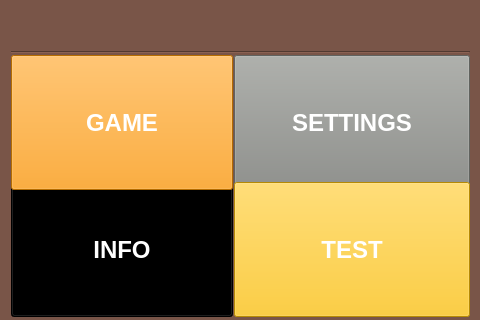
<?xml version="1.0" encoding="UTF-8"?>
<ui version="4.0">
 <class>MainWindow</class>
 <widget class="QMainWindow" name="MainWindow">
  <property name="geometry">
   <rect>
    <x>0</x>
    <y>0</y>
    <width>480</width>
    <height>320</height>
   </rect>
  </property>
  <property name="palette">
   <palette>
    <active>
     <colorrole role="Button">
      <brush brushstyle="SolidPattern">
       <color alpha="255">
        <red>121</red>
        <green>85</green>
        <blue>72</blue>
       </color>
      </brush>
     </colorrole>
     <colorrole role="Base">
      <brush brushstyle="SolidPattern">
       <color alpha="255">
        <red>121</red>
        <green>85</green>
        <blue>72</blue>
       </color>
      </brush>
     </colorrole>
     <colorrole role="Window">
      <brush brushstyle="SolidPattern">
       <color alpha="255">
        <red>121</red>
        <green>85</green>
        <blue>72</blue>
       </color>
      </brush>
     </colorrole>
    </active>
    <inactive>
     <colorrole role="Button">
      <brush brushstyle="SolidPattern">
       <color alpha="255">
        <red>121</red>
        <green>85</green>
        <blue>72</blue>
       </color>
      </brush>
     </colorrole>
     <colorrole role="Base">
      <brush brushstyle="SolidPattern">
       <color alpha="255">
        <red>121</red>
        <green>85</green>
        <blue>72</blue>
       </color>
      </brush>
     </colorrole>
     <colorrole role="Window">
      <brush brushstyle="SolidPattern">
       <color alpha="255">
        <red>121</red>
        <green>85</green>
        <blue>72</blue>
       </color>
      </brush>
     </colorrole>
    </inactive>
    <disabled>
     <colorrole role="Button">
      <brush brushstyle="SolidPattern">
       <color alpha="255">
        <red>121</red>
        <green>85</green>
        <blue>72</blue>
       </color>
      </brush>
     </colorrole>
     <colorrole role="Base">
      <brush brushstyle="SolidPattern">
       <color alpha="255">
        <red>121</red>
        <green>85</green>
        <blue>72</blue>
       </color>
      </brush>
     </colorrole>
     <colorrole role="Window">
      <brush brushstyle="SolidPattern">
       <color alpha="255">
        <red>121</red>
        <green>85</green>
        <blue>72</blue>
       </color>
      </brush>
     </colorrole>
    </disabled>
   </palette>
  </property>
  <property name="windowTitle">
   <string>MainWindow</string>
  </property>
  <property name="styleSheet">
   <string notr="true">background-color :rgb(121, 85, 72);</string>
  </property>
  <widget class="QWidget" name="centralWidget">
   <property name="palette">
    <palette>
     <active>
      <colorrole role="Button">
       <brush brushstyle="SolidPattern">
        <color alpha="255">
         <red>121</red>
         <green>85</green>
         <blue>72</blue>
        </color>
       </brush>
      </colorrole>
      <colorrole role="Base">
       <brush brushstyle="SolidPattern">
        <color alpha="255">
         <red>121</red>
         <green>85</green>
         <blue>72</blue>
        </color>
       </brush>
      </colorrole>
      <colorrole role="Window">
       <brush brushstyle="SolidPattern">
        <color alpha="255">
         <red>121</red>
         <green>85</green>
         <blue>72</blue>
        </color>
       </brush>
      </colorrole>
     </active>
     <inactive>
      <colorrole role="Button">
       <brush brushstyle="SolidPattern">
        <color alpha="255">
         <red>121</red>
         <green>85</green>
         <blue>72</blue>
        </color>
       </brush>
      </colorrole>
      <colorrole role="Base">
       <brush brushstyle="SolidPattern">
        <color alpha="255">
         <red>121</red>
         <green>85</green>
         <blue>72</blue>
        </color>
       </brush>
      </colorrole>
      <colorrole role="Window">
       <brush brushstyle="SolidPattern">
        <color alpha="255">
         <red>121</red>
         <green>85</green>
         <blue>72</blue>
        </color>
       </brush>
      </colorrole>
     </inactive>
     <disabled>
      <colorrole role="Button">
       <brush brushstyle="SolidPattern">
        <color alpha="255">
         <red>121</red>
         <green>85</green>
         <blue>72</blue>
        </color>
       </brush>
      </colorrole>
      <colorrole role="Base">
       <brush brushstyle="SolidPattern">
        <color alpha="255">
         <red>121</red>
         <green>85</green>
         <blue>72</blue>
        </color>
       </brush>
      </colorrole>
      <colorrole role="Window">
       <brush brushstyle="SolidPattern">
        <color alpha="255">
         <red>121</red>
         <green>85</green>
         <blue>72</blue>
        </color>
       </brush>
      </colorrole>
     </disabled>
    </palette>
   </property>
   <widget class="QWidget" name="gridLayoutWidget">
    <property name="geometry">
     <rect>
      <x>0</x>
      <y>40</y>
      <width>481</width>
      <height>279</height>
     </rect>
    </property>
    <layout class="QGridLayout" name="gridLayout">
     <property name="sizeConstraint">
      <enum>QLayout::SetDefaultConstraint</enum>
     </property>
     <property name="spacing">
      <number>1</number>
     </property>
     <item row="2" column="1">
      <widget class="QPushButton" name="btn_settings">
       <property name="minimumSize">
        <size>
         <width>236</width>
         <height>135</height>
        </size>
       </property>
       <property name="palette">
        <palette>
         <active>
          <colorrole role="WindowText">
           <brush brushstyle="SolidPattern">
            <color alpha="255">
             <red>255</red>
             <green>255</green>
             <blue>255</blue>
            </color>
           </brush>
          </colorrole>
          <colorrole role="Button">
           <brush brushstyle="SolidPattern">
            <color alpha="255">
             <red>136</red>
             <green>138</green>
             <blue>133</blue>
            </color>
           </brush>
          </colorrole>
          <colorrole role="Text">
           <brush brushstyle="SolidPattern">
            <color alpha="255">
             <red>255</red>
             <green>255</green>
             <blue>255</blue>
            </color>
           </brush>
          </colorrole>
          <colorrole role="ButtonText">
           <brush brushstyle="SolidPattern">
            <color alpha="255">
             <red>255</red>
             <green>255</green>
             <blue>255</blue>
            </color>
           </brush>
          </colorrole>
          <colorrole role="Base">
           <brush brushstyle="SolidPattern">
            <color alpha="255">
             <red>136</red>
             <green>138</green>
             <blue>133</blue>
            </color>
           </brush>
          </colorrole>
          <colorrole role="Window">
           <brush brushstyle="SolidPattern">
            <color alpha="255">
             <red>136</red>
             <green>138</green>
             <blue>133</blue>
            </color>
           </brush>
          </colorrole>
         </active>
         <inactive>
          <colorrole role="WindowText">
           <brush brushstyle="SolidPattern">
            <color alpha="255">
             <red>255</red>
             <green>255</green>
             <blue>255</blue>
            </color>
           </brush>
          </colorrole>
          <colorrole role="Button">
           <brush brushstyle="SolidPattern">
            <color alpha="255">
             <red>136</red>
             <green>138</green>
             <blue>133</blue>
            </color>
           </brush>
          </colorrole>
          <colorrole role="Text">
           <brush brushstyle="SolidPattern">
            <color alpha="255">
             <red>255</red>
             <green>255</green>
             <blue>255</blue>
            </color>
           </brush>
          </colorrole>
          <colorrole role="ButtonText">
           <brush brushstyle="SolidPattern">
            <color alpha="255">
             <red>255</red>
             <green>255</green>
             <blue>255</blue>
            </color>
           </brush>
          </colorrole>
          <colorrole role="Base">
           <brush brushstyle="SolidPattern">
            <color alpha="255">
             <red>136</red>
             <green>138</green>
             <blue>133</blue>
            </color>
           </brush>
          </colorrole>
          <colorrole role="Window">
           <brush brushstyle="SolidPattern">
            <color alpha="255">
             <red>136</red>
             <green>138</green>
             <blue>133</blue>
            </color>
           </brush>
          </colorrole>
         </inactive>
         <disabled>
          <colorrole role="WindowText">
           <brush brushstyle="SolidPattern">
            <color alpha="255">
             <red>255</red>
             <green>255</green>
             <blue>255</blue>
            </color>
           </brush>
          </colorrole>
          <colorrole role="Button">
           <brush brushstyle="SolidPattern">
            <color alpha="255">
             <red>136</red>
             <green>138</green>
             <blue>133</blue>
            </color>
           </brush>
          </colorrole>
          <colorrole role="Text">
           <brush brushstyle="SolidPattern">
            <color alpha="255">
             <red>255</red>
             <green>255</green>
             <blue>255</blue>
            </color>
           </brush>
          </colorrole>
          <colorrole role="ButtonText">
           <brush brushstyle="SolidPattern">
            <color alpha="255">
             <red>255</red>
             <green>255</green>
             <blue>255</blue>
            </color>
           </brush>
          </colorrole>
          <colorrole role="Base">
           <brush brushstyle="SolidPattern">
            <color alpha="255">
             <red>136</red>
             <green>138</green>
             <blue>133</blue>
            </color>
           </brush>
          </colorrole>
          <colorrole role="Window">
           <brush brushstyle="SolidPattern">
            <color alpha="255">
             <red>136</red>
             <green>138</green>
             <blue>133</blue>
            </color>
           </brush>
          </colorrole>
         </disabled>
        </palette>
       </property>
       <property name="font">
        <font>
         <pointsize>18</pointsize>
         <weight>75</weight>
         <bold>true</bold>
        </font>
       </property>
       <property name="autoFillBackground">
        <bool>false</bool>
       </property>
       <property name="styleSheet">
        <string notr="true">color:rgb(255, 255, 255);
background-color:rgb(136, 138, 133);</string>
       </property>
       <property name="text">
        <string>SETTINGS</string>
       </property>
       <property name="icon">
        <iconset resource="ressources.qrc">
         <normaloff>:/new/icon/images/baseline_settings_white_48dp.png</normaloff>:/new/icon/images/baseline_settings_white_48dp.png</iconset>
       </property>
       <property name="iconSize">
        <size>
         <width>75</width>
         <height>75</height>
        </size>
       </property>
      </widget>
     </item>
     <item row="4" column="0">
      <widget class="QPushButton" name="btn_info">
       <property name="minimumSize">
        <size>
         <width>0</width>
         <height>135</height>
        </size>
       </property>
       <property name="palette">
        <palette>
         <active>
          <colorrole role="WindowText">
           <brush brushstyle="SolidPattern">
            <color alpha="255">
             <red>255</red>
             <green>255</green>
             <blue>255</blue>
            </color>
           </brush>
          </colorrole>
          <colorrole role="Button">
           <brush brushstyle="SolidPattern">
            <color alpha="255">
             <red>0</red>
             <green>0</green>
             <blue>0</blue>
            </color>
           </brush>
          </colorrole>
          <colorrole role="Text">
           <brush brushstyle="SolidPattern">
            <color alpha="255">
             <red>255</red>
             <green>255</green>
             <blue>255</blue>
            </color>
           </brush>
          </colorrole>
          <colorrole role="ButtonText">
           <brush brushstyle="SolidPattern">
            <color alpha="255">
             <red>255</red>
             <green>255</green>
             <blue>255</blue>
            </color>
           </brush>
          </colorrole>
          <colorrole role="Base">
           <brush brushstyle="SolidPattern">
            <color alpha="255">
             <red>0</red>
             <green>0</green>
             <blue>0</blue>
            </color>
           </brush>
          </colorrole>
          <colorrole role="Window">
           <brush brushstyle="SolidPattern">
            <color alpha="255">
             <red>0</red>
             <green>0</green>
             <blue>0</blue>
            </color>
           </brush>
          </colorrole>
         </active>
         <inactive>
          <colorrole role="WindowText">
           <brush brushstyle="SolidPattern">
            <color alpha="255">
             <red>255</red>
             <green>255</green>
             <blue>255</blue>
            </color>
           </brush>
          </colorrole>
          <colorrole role="Button">
           <brush brushstyle="SolidPattern">
            <color alpha="255">
             <red>0</red>
             <green>0</green>
             <blue>0</blue>
            </color>
           </brush>
          </colorrole>
          <colorrole role="Text">
           <brush brushstyle="SolidPattern">
            <color alpha="255">
             <red>255</red>
             <green>255</green>
             <blue>255</blue>
            </color>
           </brush>
          </colorrole>
          <colorrole role="ButtonText">
           <brush brushstyle="SolidPattern">
            <color alpha="255">
             <red>255</red>
             <green>255</green>
             <blue>255</blue>
            </color>
           </brush>
          </colorrole>
          <colorrole role="Base">
           <brush brushstyle="SolidPattern">
            <color alpha="255">
             <red>0</red>
             <green>0</green>
             <blue>0</blue>
            </color>
           </brush>
          </colorrole>
          <colorrole role="Window">
           <brush brushstyle="SolidPattern">
            <color alpha="255">
             <red>0</red>
             <green>0</green>
             <blue>0</blue>
            </color>
           </brush>
          </colorrole>
         </inactive>
         <disabled>
          <colorrole role="WindowText">
           <brush brushstyle="SolidPattern">
            <color alpha="255">
             <red>255</red>
             <green>255</green>
             <blue>255</blue>
            </color>
           </brush>
          </colorrole>
          <colorrole role="Button">
           <brush brushstyle="SolidPattern">
            <color alpha="255">
             <red>0</red>
             <green>0</green>
             <blue>0</blue>
            </color>
           </brush>
          </colorrole>
          <colorrole role="Text">
           <brush brushstyle="SolidPattern">
            <color alpha="255">
             <red>255</red>
             <green>255</green>
             <blue>255</blue>
            </color>
           </brush>
          </colorrole>
          <colorrole role="ButtonText">
           <brush brushstyle="SolidPattern">
            <color alpha="255">
             <red>255</red>
             <green>255</green>
             <blue>255</blue>
            </color>
           </brush>
          </colorrole>
          <colorrole role="Base">
           <brush brushstyle="SolidPattern">
            <color alpha="255">
             <red>0</red>
             <green>0</green>
             <blue>0</blue>
            </color>
           </brush>
          </colorrole>
          <colorrole role="Window">
           <brush brushstyle="SolidPattern">
            <color alpha="255">
             <red>0</red>
             <green>0</green>
             <blue>0</blue>
            </color>
           </brush>
          </colorrole>
         </disabled>
        </palette>
       </property>
       <property name="font">
        <font>
         <pointsize>18</pointsize>
         <weight>75</weight>
         <bold>true</bold>
        </font>
       </property>
       <property name="styleSheet">
        <string notr="true">color:rgb(255, 255, 255);
background-color:rgb(0, 0, 0);</string>
       </property>
       <property name="text">
        <string>INFO</string>
       </property>
       <property name="icon">
        <iconset resource="ressources.qrc">
         <normaloff>:/new/icon/images/baseline_help_outline_white_48dp.png</normaloff>:/new/icon/images/baseline_help_outline_white_48dp.png</iconset>
       </property>
       <property name="iconSize">
        <size>
         <width>75</width>
         <height>75</height>
        </size>
       </property>
      </widget>
     </item>
     <item row="2" column="0">
      <widget class="QPushButton" name="btn_game">
       <property name="minimumSize">
        <size>
         <width>0</width>
         <height>135</height>
        </size>
       </property>
       <property name="baseSize">
        <size>
         <width>0</width>
         <height>100</height>
        </size>
       </property>
       <property name="palette">
        <palette>
         <active>
          <colorrole role="WindowText">
           <brush brushstyle="SolidPattern">
            <color alpha="255">
             <red>255</red>
             <green>255</green>
             <blue>255</blue>
            </color>
           </brush>
          </colorrole>
          <colorrole role="Button">
           <brush brushstyle="SolidPattern">
            <color alpha="255">
             <red>255</red>
             <green>152</green>
             <blue>0</blue>
            </color>
           </brush>
          </colorrole>
          <colorrole role="Text">
           <brush brushstyle="SolidPattern">
            <color alpha="255">
             <red>255</red>
             <green>255</green>
             <blue>255</blue>
            </color>
           </brush>
          </colorrole>
          <colorrole role="ButtonText">
           <brush brushstyle="SolidPattern">
            <color alpha="255">
             <red>255</red>
             <green>255</green>
             <blue>255</blue>
            </color>
           </brush>
          </colorrole>
          <colorrole role="Base">
           <brush brushstyle="SolidPattern">
            <color alpha="255">
             <red>255</red>
             <green>152</green>
             <blue>0</blue>
            </color>
           </brush>
          </colorrole>
          <colorrole role="Window">
           <brush brushstyle="SolidPattern">
            <color alpha="255">
             <red>255</red>
             <green>152</green>
             <blue>0</blue>
            </color>
           </brush>
          </colorrole>
         </active>
         <inactive>
          <colorrole role="WindowText">
           <brush brushstyle="SolidPattern">
            <color alpha="255">
             <red>255</red>
             <green>255</green>
             <blue>255</blue>
            </color>
           </brush>
          </colorrole>
          <colorrole role="Button">
           <brush brushstyle="SolidPattern">
            <color alpha="255">
             <red>255</red>
             <green>152</green>
             <blue>0</blue>
            </color>
           </brush>
          </colorrole>
          <colorrole role="Text">
           <brush brushstyle="SolidPattern">
            <color alpha="255">
             <red>255</red>
             <green>255</green>
             <blue>255</blue>
            </color>
           </brush>
          </colorrole>
          <colorrole role="ButtonText">
           <brush brushstyle="SolidPattern">
            <color alpha="255">
             <red>255</red>
             <green>255</green>
             <blue>255</blue>
            </color>
           </brush>
          </colorrole>
          <colorrole role="Base">
           <brush brushstyle="SolidPattern">
            <color alpha="255">
             <red>255</red>
             <green>152</green>
             <blue>0</blue>
            </color>
           </brush>
          </colorrole>
          <colorrole role="Window">
           <brush brushstyle="SolidPattern">
            <color alpha="255">
             <red>255</red>
             <green>152</green>
             <blue>0</blue>
            </color>
           </brush>
          </colorrole>
         </inactive>
         <disabled>
          <colorrole role="WindowText">
           <brush brushstyle="SolidPattern">
            <color alpha="255">
             <red>255</red>
             <green>255</green>
             <blue>255</blue>
            </color>
           </brush>
          </colorrole>
          <colorrole role="Button">
           <brush brushstyle="SolidPattern">
            <color alpha="255">
             <red>255</red>
             <green>152</green>
             <blue>0</blue>
            </color>
           </brush>
          </colorrole>
          <colorrole role="Text">
           <brush brushstyle="SolidPattern">
            <color alpha="255">
             <red>255</red>
             <green>255</green>
             <blue>255</blue>
            </color>
           </brush>
          </colorrole>
          <colorrole role="ButtonText">
           <brush brushstyle="SolidPattern">
            <color alpha="255">
             <red>255</red>
             <green>255</green>
             <blue>255</blue>
            </color>
           </brush>
          </colorrole>
          <colorrole role="Base">
           <brush brushstyle="SolidPattern">
            <color alpha="255">
             <red>255</red>
             <green>152</green>
             <blue>0</blue>
            </color>
           </brush>
          </colorrole>
          <colorrole role="Window">
           <brush brushstyle="SolidPattern">
            <color alpha="255">
             <red>255</red>
             <green>152</green>
             <blue>0</blue>
            </color>
           </brush>
          </colorrole>
         </disabled>
        </palette>
       </property>
       <property name="font">
        <font>
         <pointsize>18</pointsize>
         <weight>75</weight>
         <bold>true</bold>
        </font>
       </property>
       <property name="autoFillBackground">
        <bool>false</bool>
       </property>
       <property name="styleSheet">
        <string notr="true">color:rgb(255, 255, 255);
background-color:rgb(255, 152, 0);</string>
       </property>
       <property name="text">
        <string>GAME</string>
       </property>
       <property name="icon">
        <iconset resource="ressources.qrc">
         <normaloff>:/new/icon/images/baseline_play_circle_outline_white_48dp.png</normaloff>:/new/icon/images/baseline_play_circle_outline_white_48dp.png</iconset>
       </property>
       <property name="iconSize">
        <size>
         <width>75</width>
         <height>75</height>
        </size>
       </property>
      </widget>
     </item>
     <item row="4" column="1">
      <widget class="QPushButton" name="btn_test">
       <property name="minimumSize">
        <size>
         <width>0</width>
         <height>135</height>
        </size>
       </property>
       <property name="palette">
        <palette>
         <active>
          <colorrole role="WindowText">
           <brush brushstyle="SolidPattern">
            <color alpha="255">
             <red>255</red>
             <green>255</green>
             <blue>255</blue>
            </color>
           </brush>
          </colorrole>
          <colorrole role="Button">
           <brush brushstyle="SolidPattern">
            <color alpha="255">
             <red>255</red>
             <green>193</green>
             <blue>7</blue>
            </color>
           </brush>
          </colorrole>
          <colorrole role="Text">
           <brush brushstyle="SolidPattern">
            <color alpha="255">
             <red>255</red>
             <green>255</green>
             <blue>255</blue>
            </color>
           </brush>
          </colorrole>
          <colorrole role="ButtonText">
           <brush brushstyle="SolidPattern">
            <color alpha="255">
             <red>255</red>
             <green>255</green>
             <blue>255</blue>
            </color>
           </brush>
          </colorrole>
          <colorrole role="Base">
           <brush brushstyle="SolidPattern">
            <color alpha="255">
             <red>255</red>
             <green>193</green>
             <blue>7</blue>
            </color>
           </brush>
          </colorrole>
          <colorrole role="Window">
           <brush brushstyle="SolidPattern">
            <color alpha="255">
             <red>255</red>
             <green>193</green>
             <blue>7</blue>
            </color>
           </brush>
          </colorrole>
         </active>
         <inactive>
          <colorrole role="WindowText">
           <brush brushstyle="SolidPattern">
            <color alpha="255">
             <red>255</red>
             <green>255</green>
             <blue>255</blue>
            </color>
           </brush>
          </colorrole>
          <colorrole role="Button">
           <brush brushstyle="SolidPattern">
            <color alpha="255">
             <red>255</red>
             <green>193</green>
             <blue>7</blue>
            </color>
           </brush>
          </colorrole>
          <colorrole role="Text">
           <brush brushstyle="SolidPattern">
            <color alpha="255">
             <red>255</red>
             <green>255</green>
             <blue>255</blue>
            </color>
           </brush>
          </colorrole>
          <colorrole role="ButtonText">
           <brush brushstyle="SolidPattern">
            <color alpha="255">
             <red>255</red>
             <green>255</green>
             <blue>255</blue>
            </color>
           </brush>
          </colorrole>
          <colorrole role="Base">
           <brush brushstyle="SolidPattern">
            <color alpha="255">
             <red>255</red>
             <green>193</green>
             <blue>7</blue>
            </color>
           </brush>
          </colorrole>
          <colorrole role="Window">
           <brush brushstyle="SolidPattern">
            <color alpha="255">
             <red>255</red>
             <green>193</green>
             <blue>7</blue>
            </color>
           </brush>
          </colorrole>
         </inactive>
         <disabled>
          <colorrole role="WindowText">
           <brush brushstyle="SolidPattern">
            <color alpha="255">
             <red>255</red>
             <green>255</green>
             <blue>255</blue>
            </color>
           </brush>
          </colorrole>
          <colorrole role="Button">
           <brush brushstyle="SolidPattern">
            <color alpha="255">
             <red>255</red>
             <green>193</green>
             <blue>7</blue>
            </color>
           </brush>
          </colorrole>
          <colorrole role="Text">
           <brush brushstyle="SolidPattern">
            <color alpha="255">
             <red>255</red>
             <green>255</green>
             <blue>255</blue>
            </color>
           </brush>
          </colorrole>
          <colorrole role="ButtonText">
           <brush brushstyle="SolidPattern">
            <color alpha="255">
             <red>255</red>
             <green>255</green>
             <blue>255</blue>
            </color>
           </brush>
          </colorrole>
          <colorrole role="Base">
           <brush brushstyle="SolidPattern">
            <color alpha="255">
             <red>255</red>
             <green>193</green>
             <blue>7</blue>
            </color>
           </brush>
          </colorrole>
          <colorrole role="Window">
           <brush brushstyle="SolidPattern">
            <color alpha="255">
             <red>255</red>
             <green>193</green>
             <blue>7</blue>
            </color>
           </brush>
          </colorrole>
         </disabled>
        </palette>
       </property>
       <property name="font">
        <font>
         <pointsize>18</pointsize>
         <weight>75</weight>
         <bold>true</bold>
        </font>
       </property>
       <property name="styleSheet">
        <string notr="true">color:rgb(255, 255, 255);
background-color:rgb(255, 193, 7);</string>
       </property>
       <property name="text">
        <string>TEST</string>
       </property>
       <property name="icon">
        <iconset resource="ressources.qrc">
         <normaloff>:/new/icon/images/baseline_build_white_48dp.png</normaloff>:/new/icon/images/baseline_build_white_48dp.png</iconset>
       </property>
       <property name="iconSize">
        <size>
         <width>75</width>
         <height>75</height>
        </size>
       </property>
      </widget>
     </item>
     <item row="1" column="0" colspan="2">
      <widget class="Line" name="line">
       <property name="orientation">
        <enum>Qt::Horizontal</enum>
       </property>
      </widget>
     </item>
    </layout>
   </widget>
   <widget class="QWidget" name="gridLayoutWidget_2">
    <property name="geometry">
     <rect>
      <x>0</x>
      <y>-10</y>
      <width>486</width>
      <height>57</height>
     </rect>
    </property>
    <layout class="QGridLayout" name="gridLayout_2">
     <property name="spacing">
      <number>0</number>
     </property>
     <item row="0" column="1">
      <widget class="QPushButton" name="pushButton_5">
       <property name="text">
        <string/>
       </property>
       <property name="icon">
        <iconset resource="ressources.qrc">
         <normaloff>:/new/icon/images/baseline_home_black_48dp.png</normaloff>:/new/icon/images/baseline_home_black_48dp.png</iconset>
       </property>
       <property name="iconSize">
        <size>
         <width>32</width>
         <height>32</height>
        </size>
       </property>
       <property name="flat">
        <bool>true</bool>
       </property>
      </widget>
     </item>
     <item row="0" column="0">
      <widget class="QPushButton" name="pushButton_7">
       <property name="text">
        <string/>
       </property>
       <property name="icon">
        <iconset resource="ressources.qrc">
         <normaloff>:/new/icon/images/baseline_link_black_48dp.png</normaloff>:/new/icon/images/baseline_link_black_48dp.png</iconset>
       </property>
       <property name="iconSize">
        <size>
         <width>32</width>
         <height>32</height>
        </size>
       </property>
       <property name="checkable">
        <bool>false</bool>
       </property>
       <property name="flat">
        <bool>true</bool>
       </property>
      </widget>
     </item>
     <item row="0" column="2">
      <widget class="QPushButton" name="pushButton_6">
       <property name="text">
        <string/>
       </property>
       <property name="icon">
        <iconset resource="ressources.qrc">
         <normaloff>:/new/icon/images/baseline_battery_80_black_48dp.png</normaloff>:/new/icon/images/baseline_battery_80_black_48dp.png</iconset>
       </property>
       <property name="iconSize">
        <size>
         <width>32</width>
         <height>32</height>
        </size>
       </property>
       <property name="flat">
        <bool>true</bool>
       </property>
      </widget>
     </item>
    </layout>
   </widget>
  </widget>
 </widget>
 <layoutdefault spacing="6" margin="11"/>
 <resources>
  <include location="ressources.qrc"/>
 </resources>
 <connections/>
</ui>
